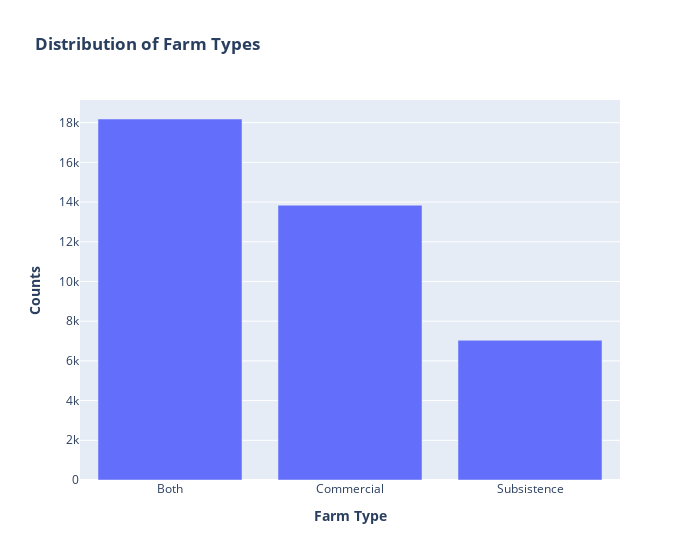

The code cell stored with this chart in its notebook:
### Code cell
fig1 = px.bar(farm_type_distribution, 'index', 'type', text_auto=True,
        labels={'index': '<b>Farm Type</b>', 'type':'<b>Counts</b>'},
        title='<b>Distribution of Farm Types</b>', width=700)
fig1.show()

### Figure 1 — Plotly figure (JSON) as saved in the notebook; plotly's stock layout.template omitted (floating-point values rounded to 4 significant figures)
{"data": [{"alignmentgroup": "True", "hovertemplate": "<b>Farm Type</b>=%{x}<br><b>Counts</b>=%{y}<extra></extra>", "legendgroup": "", "marker": {"color": "#636efa", "pattern": {"shape": ""}}, "name": "", "offsetgroup": "", "orientation": "v", "showlegend": false, "textposition": "auto", "type": "bar", "x": ["Both", "Commercial", "Subsistence"], "xaxis": "x", "y": [18183, 13840, 7036], "yaxis": "y"}], "layout": {"barmode": "relative", "legend": {"tracegroupgap": 0}, "title": {"text": "<b>Distribution of Farm Types</b>"}, "width": 700, "xaxis": {"anchor": "y", "domain": [0, 1], "title": {"text": "<b>Farm Type</b>"}}, "yaxis": {"anchor": "x", "domain": [0, 1], "title": {"text": "<b>Counts</b>"}}}}
